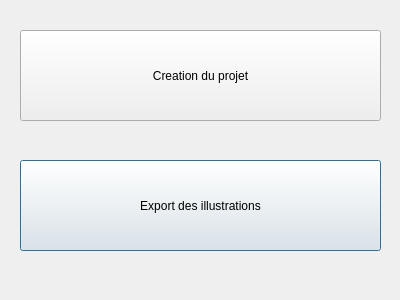
<?xml version="1.0" encoding="UTF-8"?>
<ui version="4.0">
 <class>LoadingProjectDialogBase</class>
 <widget class="QDialog" name="LoadingProjectDialogBase">
  <property name="geometry">
   <rect>
    <x>0</x>
    <y>0</y>
    <width>400</width>
    <height>300</height>
   </rect>
  </property>
  <property name="windowTitle">
   <string>Load a project</string>
  </property>
  <widget class="QPushButton" name="pushButton_2">
   <property name="geometry">
    <rect>
     <x>20</x>
     <y>160</y>
     <width>361</width>
     <height>91</height>
    </rect>
   </property>
   <property name="text">
    <string>Export des illustrations</string>
   </property>
  </widget>
  <widget class="QPushButton" name="pushButton_1">
   <property name="geometry">
    <rect>
     <x>20</x>
     <y>30</y>
     <width>361</width>
     <height>91</height>
    </rect>
   </property>
   <property name="text">
    <string>Creation du projet</string>
   </property>
  </widget>
 </widget>
 <resources/>
 <connections/>
</ui>
